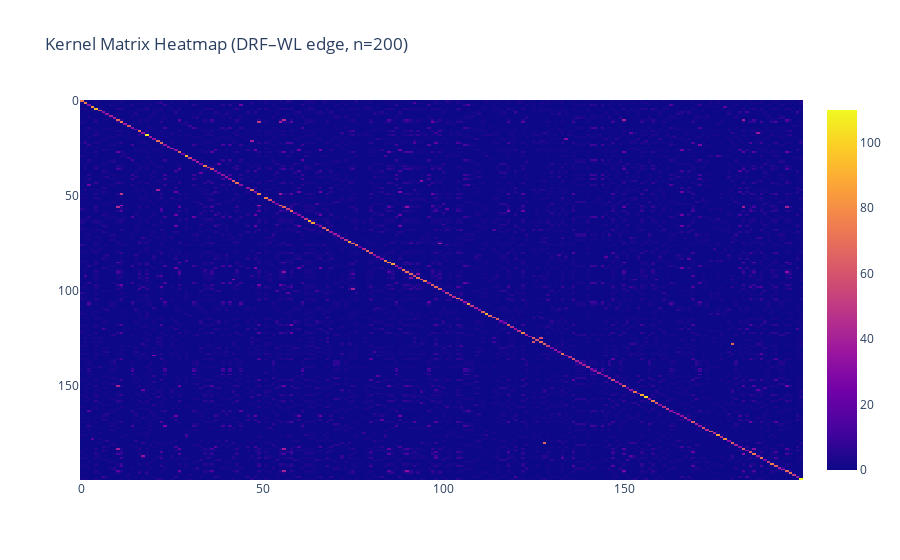

Notebook source saved alongside this figure:
### Markdown cell above
### DRF–WL Kernel Matrix (edge features)

This heatmap visualizes the kernel matrix computed using the DRF–WL edge kernel for a subset of reactions.
Each entry \(K_{ij}\) represents the multiset intersection between the DRF–WL feature representations of reaction \(i\) and reaction \(j\).

The bright diagonal indicates high self-similarity, as each reaction shares all its features with itself.
Most off-diagonal entries are close to zero, which reflects the sparsity of the DRF representation:  
DRF removes all static molecular structure and retains only features corresponding to reaction-specific changes.

Non-zero off-diagonal values highlight pairs of reactions that share similar bond-change patterns.
This confirms that the DRF–WL kernel captures meaningful similarities between reactions while remaining highly selective.

### Code cell
mode = "edge"   # "edge" | "vertex" | "sp"
n = 200

K_drf, y_small = build_kernel_matrix_from_loaded(
    X_drf, y_drf,
    mode=mode,
    n=n,
)

stats = kernel_matrix_stats(K_drf)
print("Kernel matrix stats:", stats)

fig = px.imshow(
    K_drf,
    title=f"Kernel Matrix Heatmap (DRF–WL {mode}, n={n})",
    aspect="auto",
)
fig.show()

### Figure 1 — Plotly figure (JSON) as saved in the notebook; plotly's stock layout.template omitted (floating-point values rounded to 4 significant figures; data arrays with more than 128 entries replaced by an {"elided": "..."} marker saying what was removed)
{"data": [{"coloraxis": "coloraxis", "hovertemplate": "x: %{x}<br>y: %{y}<br>color: %{z}<extra></extra>", "name": "0", "type": "heatmap", "xaxis": "x", "yaxis": "y", "z": {"elided": "200x200 float values"}}], "layout": {"coloraxis": {"colorscale": [[0, "#0d0887"], [0.1111, "#46039f"], [0.2222, "#7201a8"], [0.3333, "#9c179e"], [0.4444, "#bd3786"], [0.5556, "#d8576b"], [0.6667, "#ed7953"], [0.7778, "#fb9f3a"], [0.8889, "#fdca26"], [1, "#f0f921"]]}, "title": {"text": "Kernel Matrix Heatmap (DRF–WL edge, n=200)"}, "xaxis": {"anchor": "y", "domain": [0, 1]}, "yaxis": {"anchor": "x", "autorange": "reversed", "domain": [0, 1]}}}
